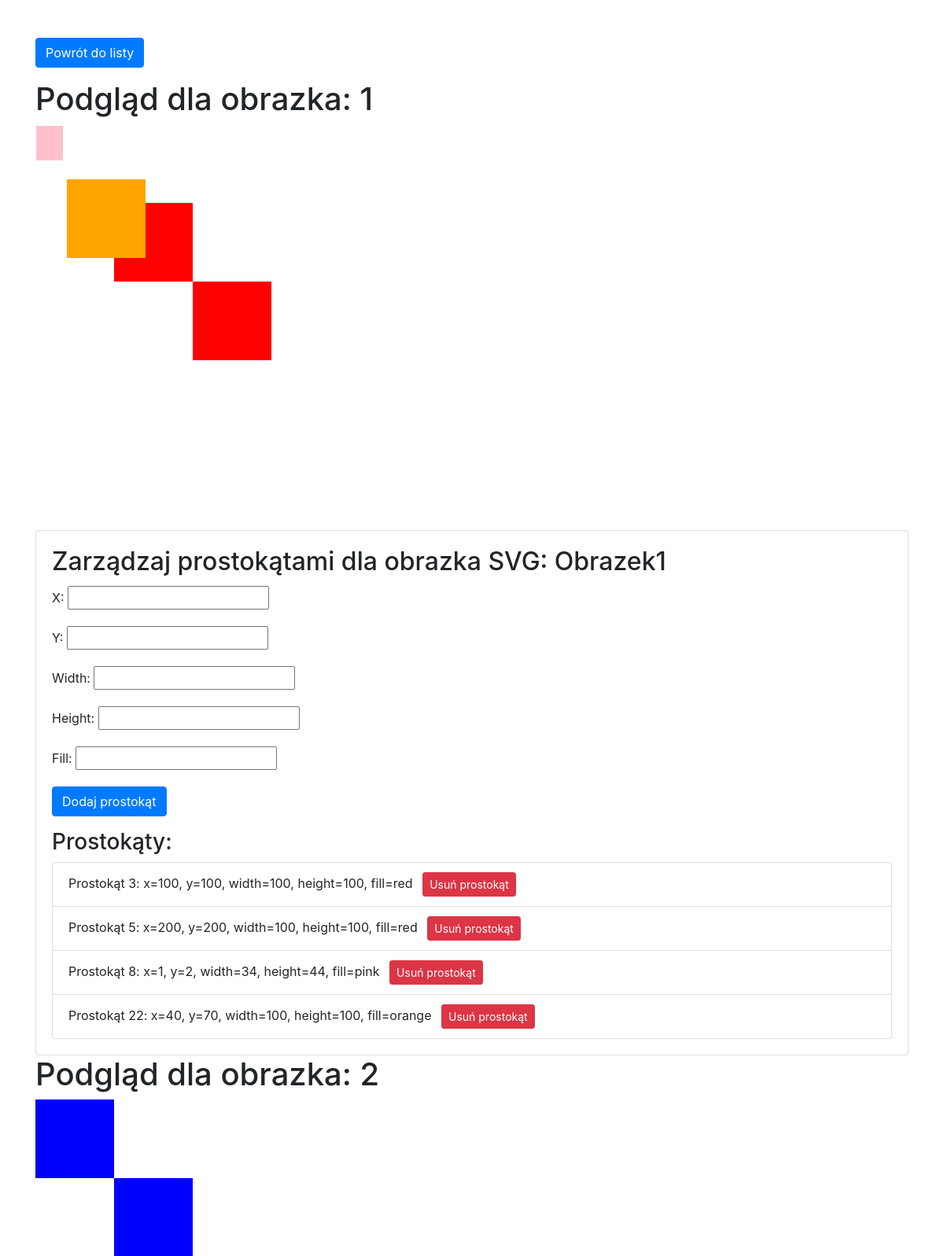
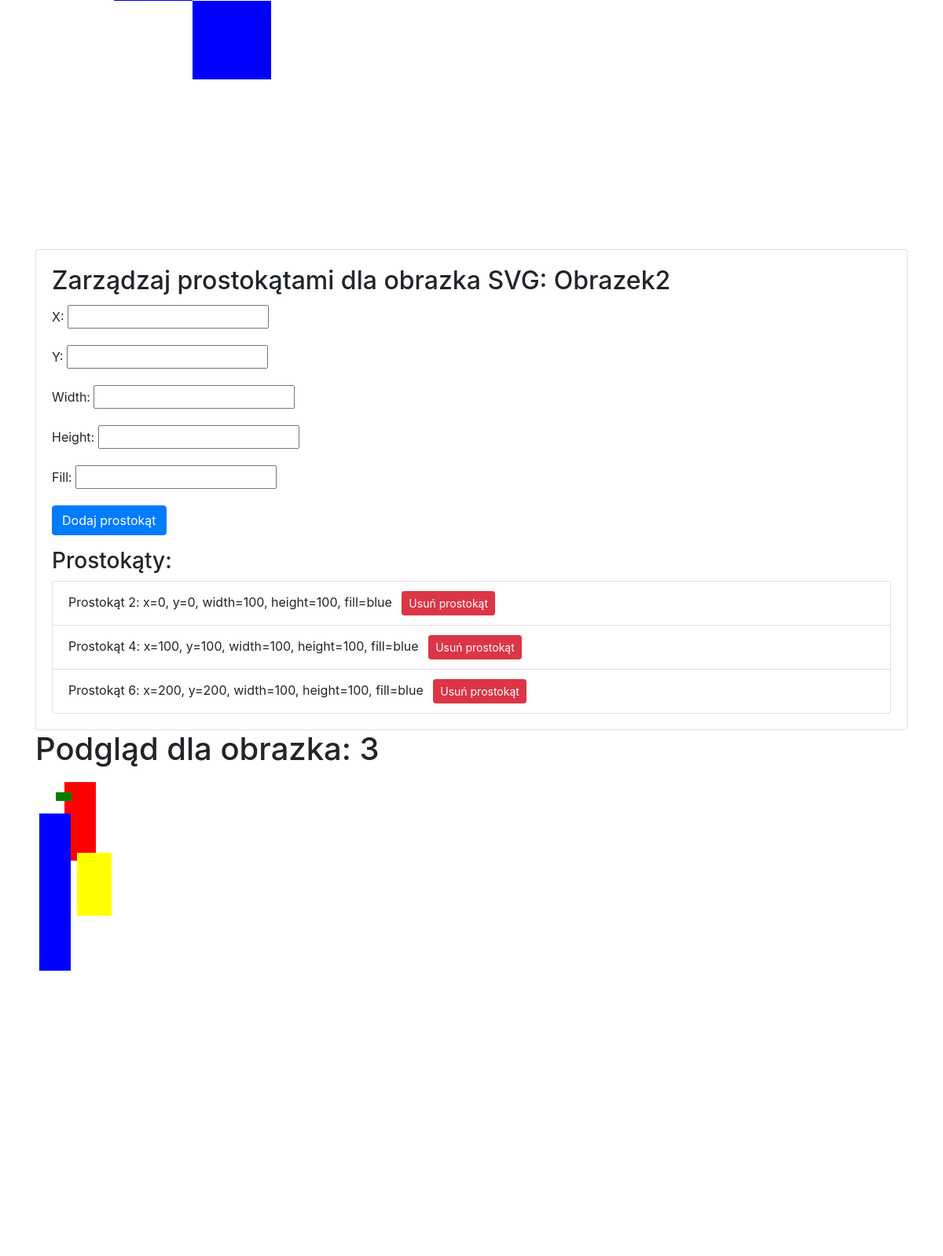
Page /manage_my_pictures/1/ (upper part) on the committed database (2 pictures, top to bottom).
### polls/models.py (models this page shows, shortened)
class SVGImage(models.Model):
    image_name = models.CharField(max_length=200, default="1")
    width = models.PositiveIntegerField()
    height = models.PositiveIntegerField()
    viewbox = models.CharField(max_length=50) # obszar widzenia obrazka
    version = models.CharField(max_length=10) # wersja svg
    xmlns = models.URLField()
    users = models.ManyToManyField(User)
    description = models.TextField(blank=True)
    pub_date = models.DateTimeField(default=timezone.now())
    tags = models.ManyToManyField(Tag, blank=True)

class Rectangle(models.Model):
    svg_image = models.ForeignKey(SVGImage, on_delete=models.CASCADE, related_name='rectangles')
    x = models.PositiveIntegerField()
    y = models.PositiveIntegerField()
    width = models.PositiveIntegerField()
    height = models.PositiveIntegerField()
    fill = models.CharField(max_length=20) # wypełnienie

### polls/views.py (the view)
# urls.py: path("manage_my_pictures/<int:user_id>/", views.manage_my_pictures, name = 'manage_my_pictures'),
def manage_my_pictures(request, user_id):
    user = User.objects.get(id=user_id)
    form = RectangleForm()
    svg_images = user.svgimage_set.all()
    if request.method == 'POST':
        if 'add' in request.POST:
            form = RectangleForm(request.POST)
            if form.is_valid():
                rectangle = form.save(commit=False)
                image_id = int(request.POST.get('image_id'))
                rectangle.svg_image = get_object_or_404(SVGImage, id=image_id)
                rectangle.save()
                return render(request, 'polls/manage_my.html', {'svg_images':svg_images,'form':form})
        elif 'remove' in request.POST:
            image_id = request.POST.get('image_id')
            rectangle_id = request.POST.get('rectangle_id')
            if rectangle_id:
                svgimage = get_object_or_404(SVGImage, id=image_id)
                rectangle = get_object_or_404(Rectangle, id=rectangle_id)
                svgimage.del_rectangle(rectangle_id)
                return render(request, 'polls/manage_my.html', {'form': form, 'svg_images': svg_images})
    else:
        return render(request, 'polls/manage_my.html', {'form': form, 'svg_images': svg_images})

### polls/forms.py
class RectangleForm(forms.ModelForm):
    rectangle_id = forms.IntegerField(widget=forms.HiddenInput, required=False)  # Dodanie pola na ID prostokąta
    image_id = forms.IntegerField(widget=forms.HiddenInput, required=False)  # Dodanie pola na ID prostokąta
    class Meta:
        model = Rectangle
        fields = ['image_id','rectangle_id', 'x', 'y', 'width', 'height', 'fill']

### polls/templates/polls/manage_my.html (shortened to what this page needs)
<!DOCTYPE html>
<html lang="en">
<head>
    <link rel="stylesheet" href="https://stackpath.bootstrapcdn.com/bootstrap/4.5.2/css/bootstrap.min.css">
</head>
<body>
    <div class="container mt-5">
        <a href="/" class="btn btn-primary mb-3">Powrót do listy</a>
        {% for image in svg_images %}
            <h1>Podgląd dla obrazka: {{ image.id }}</h1>
            <svg width="{{ image.width }}" height="{{ image.height }}" viewBox="{{ image.viewbox }}" version="{{ image.version }}" xmlns="{{ image.xmlns }}">
                {% for rect in image.rectangles.all %}
                    <rect x="{{ rect.x }}" y="{{ rect.y }}" width="{{ rect.width }}" height="{{ rect.height }}" fill="{{ rect.fill }}" />
                {% endfor %}
            </svg>
            <div class="card mt-3">
                <div class="card-body">
                    <h2 class="card-title">Zarządzaj prostokątami dla obrazka SVG: {{ image.image_name }}</h2>
                    <form method="post">
                        {{ form.as_p }}
                        <button type="submit" name="add" class="btn btn-primary">Dodaj prostokąt</button>
                    </form>
                    {% if image.rectangles.all %}
                        <h3 class="mt-3">Prostokąty:</h3>
                        <ul class="list-group">
                            {% for rectangle in image.rectangles.all %}
                                <li class="list-group-item">
                                    Prostokąt {{ rectangle.id }}: x={{ rectangle.x }}, y={{ rectangle.y }}, width={{ rectangle.width }}, height={{ rectangle.height }}, fill={{ rectangle.fill }}
                                    <form method="post" class="d-inline">
                                        <button type="submit" name="remove" class="btn btn-danger btn-sm ml-2">Usuń prostokąt</button>
                                    </form>
                                </li>
                            {% endfor %}
                        </ul>
                    {% endif %}
                </div>
            </div>
        {% endfor %}
    </div>
</body>
</html>

### rows in the picture
SVGImage: id "1", width 500 (drawn), image_name "Obrazek1"
Rectangle: id "3", x "100", y "100", width "100", height "100", fill "red"
Rectangle: id "5", x "200", y "200", width "100", height "100", fill "red"
Rectangle: id "8", x "1", y "2", width "34", height "44", fill "pink"
Rectangle: id "22", x "40", y "70", width "100", height "100", fill "orange"
SVGImage: id "2", width 500 (drawn), image_name "Obrazek2"
Rectangle: id "2", x "0", y "0", width "100", height "100", fill "blue"
Rectangle: id "4", x "100", y "100", width "100", height "100", fill "blue"
Rectangle: id "6", x "200", y "200", width "100", height "100", fill "blue"
SVGImage: id "3", width 800 (drawn)
